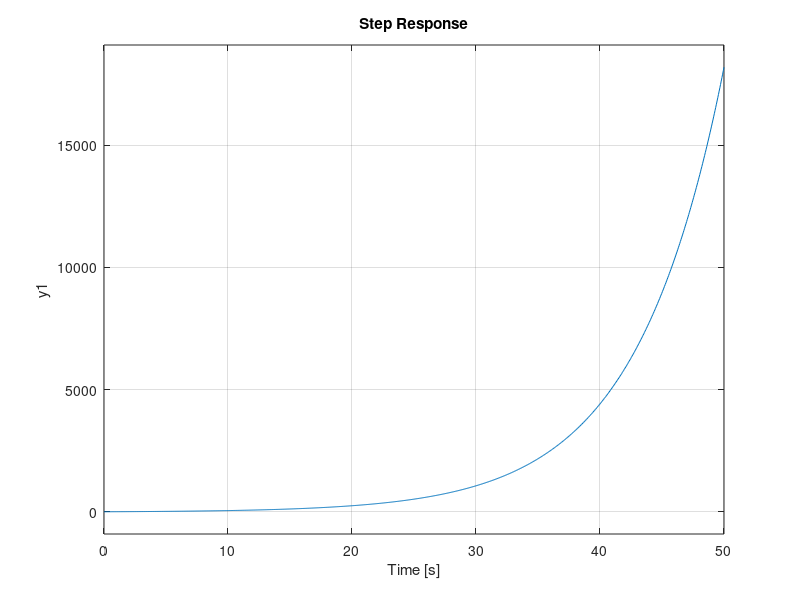

Write MATLAB code to recreate this figure.
a=[-1 -3 -1; -2 -4 -1;2 -2 -3]
b=[3; 2 ;2]
c=[1 0 1]
eig(a) 
co=ctrb(a,b)
ob=obsv(a,c)
rank(co)
rank(ob)
[num,den]=ss2tf(a,b,c,0)
step(tf(num,den))
e=1.2
wn=4/(8*e)
pd=roots([1 2*e*wn wn^2])
k=place(a,b,[pd' -22])
po=[-1 -1 -1]
h=acker(a',c',po)
h=h' 
%inestable,observable,controlable